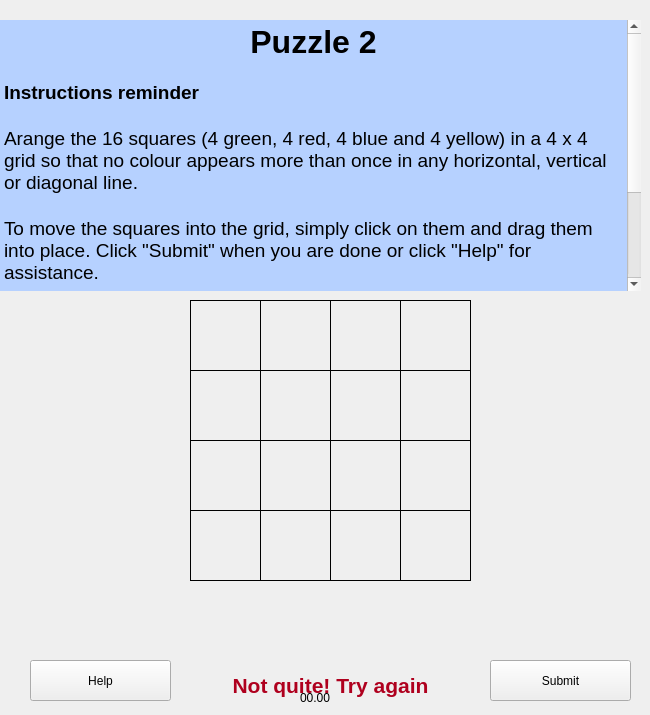
    <widget class="QWidget" name="squaresPage">
     <widget class="QWidget" name="gridContainer" native="true">
      <property name="geometry">
       <rect>
        <x>190</x>
        <y>300</y>
        <width>291</width>
        <height>281</height>
       </rect>
      </property>
      <widget class="QLabel" name="rtg1">
       <property name="geometry">
        <rect>
         <x>0</x>
         <y>0</y>
         <width>71</width>
         <height>71</height>
        </rect>
       </property>
       <property name="frameShape">
        <enum>QFrame::Box</enum>
       </property>
       <property name="text">
        <string/>
       </property>
      </widget>
      <widget class="QLabel" name="gtg1">
       <property name="geometry">
        <rect>
         <x>70</x>
         <y>0</y>
         <width>71</width>
         <height>71</height>
        </rect>
       </property>
       <property name="frameShape">
        <enum>QFrame::Box</enum>
       </property>
       <property name="text">
        <string/>
       </property>
      </widget>
      <widget class="QLabel" name="ytg1">
       <property name="geometry">
        <rect>
         <x>210</x>
         <y>0</y>
         <width>71</width>
         <height>71</height>
        </rect>
       </property>
       <property name="frameShape">
        <enum>QFrame::Box</enum>
       </property>
       <property name="text">
        <string/>
       </property>
      </widget>
      <widget class="QLabel" name="btg1">
       <property name="geometry">
        <rect>
         <x>140</x>
         <y>0</y>
         <width>71</width>
         <height>71</height>
        </rect>
       </property>
       <property name="frameShape">
        <enum>QFrame::Box</enum>
       </property>
       <property name="text">
        <string/>
       </property>
      </widget>
      <widget class="QLabel" name="gtg4">
       <property name="geometry">
        <rect>
         <x>210</x>
         <y>210</y>
         <width>71</width>
         <height>71</height>
        </rect>
       </property>
       <property name="acceptDrops">
        <bool>true</bool>
       </property>
       <property name="frameShape">
        <enum>QFrame::Box</enum>
       </property>
       <property name="text">
        <string/>
       </property>
      </widget>
      <widget class="QLabel" name="ptg3">
       <property name="geometry">
        <rect>
         <x>210</x>
         <y>140</y>
         <width>71</width>
         <height>71</height>
        </rect>
       </property>
       <property name="acceptDrops">
        <bool>true</bool>
       </property>
       <property name="frameShape">
        <enum>QFrame::Box</enum>
       </property>
       <property name="text">
        <string/>
       </property>
      </widget>
      <widget class="QLabel" name="gtg2">
       <property name="geometry">
        <rect>
         <x>210</x>
         <y>70</y>
         <width>71</width>
         <height>71</height>
        </rect>
       </property>
       <property name="frameShape">
        <enum>QFrame::Box</enum>
       </property>
       <property name="text">
        <string/>
       </property>
      </widget>
      <widget class="QLabel" name="ptg2">
       <property name="geometry">
        <rect>
         <x>0</x>
         <y>210</y>
         <width>71</width>
         <height>71</height>
        </rect>
       </property>
       <property name="acceptDrops">
        <bool>true</bool>
       </property>
       <property name="frameShape">
        <enum>QFrame::Box</enum>
       </property>
       <property name="text">
        <string/>
       </property>
      </widget>
      <widget class="QLabel" name="rtg3">
       <property name="geometry">
        <rect>
         <x>70</x>
         <y>210</y>
         <width>71</width>
         <height>71</height>
        </rect>
       </property>
       <property name="acceptDrops">
        <bool>true</bool>
       </property>
       <property name="frameShape">
        <enum>QFrame::Box</enum>
       </property>
       <property name="text">
        <string/>
       </property>
      </widget>
      <widget class="QLabel" name="btg3">
       <property name="geometry">
        <rect>
         <x>140</x>
         <y>210</y>
         <width>71</width>
         <height>71</height>
        </rect>
       </property>
       <property name="acceptDrops">
        <bool>true</bool>
       </property>
       <property name="frameShape">
        <enum>QFrame::Box</enum>
       </property>
       <property name="text">
        <string/>
       </property>
      </widget>
      <widget class="QLabel" name="ytg3">
       <property name="geometry">
        <rect>
         <x>140</x>
         <y>140</y>
         <width>71</width>
         <height>71</height>
        </rect>
       </property>
       <property name="acceptDrops">
        <bool>true</bool>
       </property>
       <property name="frameShape">
        <enum>QFrame::Box</enum>
       </property>
       <property name="text">
        <string/>
       </property>
      </widget>
      <widget class="QLabel" name="rtg2">
       <property name="geometry">
        <rect>
         <x>140</x>
         <y>70</y>
         <width>71</width>
         <height>71</height>
        </rect>
       </property>
       <property name="acceptDrops">
        <bool>true</bool>
       </property>
       <property name="frameShape">
        <enum>QFrame::Box</enum>
       </property>
       <property name="text">
        <string/>
       </property>
      </widget>
      <widget class="QLabel" name="ptg1">
       <property name="geometry">
        <rect>
         <x>70</x>
         <y>70</y>
         <width>71</width>
         <height>71</height>
        </rect>
       </property>
       <property name="acceptDrops">
        <bool>true</bool>
       </property>
       <property name="frameShape">
        <enum>QFrame::Box</enum>
       </property>
       <property name="text">
        <string/>
       </property>
      </widget>
      <widget class="QLabel" name="ytg2">
       <property name="geometry">
        <rect>
         <x>0</x>
         <y>70</y>
         <width>71</width>
         <height>71</height>
        </rect>
       </property>
       <property name="acceptDrops">
        <bool>true</bool>
       </property>
       <property name="frameShape">
        <enum>QFrame::Box</enum>
       </property>
       <property name="text">
        <string/>
       </property>
      </widget>
      <widget class="QLabel" name="gtg3">
       <property name="geometry">
        <rect>
         <x>70</x>
         <y>140</y>
         <width>71</width>
         <height>71</height>
        </rect>
       </property>
       <property name="acceptDrops">
        <bool>true</bool>
       </property>
       <property name="frameShape">
        <enum>QFrame::Box</enum>
       </property>
       <property name="text">
        <string/>
       </property>
      </widget>
      <widget class="QLabel" name="btg2">
       <property name="geometry">
        <rect>
         <x>0</x>
         <y>140</y>
         <width>71</width>
         <height>71</height>
        </rect>
       </property>
       <property name="acceptDrops">
        <bool>true</bool>
       </property>
       <property name="frameShape">
        <enum>QFrame::Box</enum>
       </property>
       <property name="text">
        <string/>
       </property>
      </widget>
     </widget>
     <widget class="QPushButton" name="helpButt">
      <property name="geometry">
       <rect>
        <x>30</x>
        <y>660</y>
        <width>141</width>
        <height>41</height>
       </rect>
      </property>
      <property name="text">
       <string>Help</string>
      </property>
     </widget>
     <widget class="QPushButton" name="submitButt">
      <property name="geometry">
       <rect>
        <x>490</x>
        <y>660</y>
        <width>141</width>
        <height>41</height>
       </rect>
      </property>
      <property name="text">
       <string>Submit</string>
      </property>
     </widget>
     <widget class="QTextEdit" name="debriefBlurb_5">
      <property name="geometry">
       <rect>
        <x>0</x>
        <y>20</y>
        <width>641</width>
        <height>271</height>
       </rect>
      </property>
      <property name="palette">
       <palette>
        <active>
         <colorrole role="Base">
          <brush brushstyle="SolidPattern">
           <color alpha="255">
            <red>182</red>
            <green>209</green>
            <blue>255</blue>
           </color>
          </brush>
         </colorrole>
        </active>
        <inactive>
         <colorrole role="Base">
          <brush brushstyle="SolidPattern">
           <color alpha="255">
            <red>182</red>
            <green>209</green>
            <blue>255</blue>
           </color>
          </brush>
         </colorrole>
        </inactive>
        <disabled>
         <colorrole role="Base">
          <brush brushstyle="SolidPattern">
           <color alpha="255">
            <red>195</red>
            <green>195</green>
            <blue>195</blue>
           </color>
          </brush>
         </colorrole>
        </disabled>
       </palette>
      </property>
      <property name="frameShape">
       <enum>QFrame::NoFrame</enum>
      </property>
      <property name="html">
       <string>&lt;!DOCTYPE HTML PUBLIC &quot;-//W3C//DTD HTML 4.0//EN&quot; &quot;http://www.w3.org/TR/REC-html40/strict.dtd&quot;&gt;
&lt;html&gt;&lt;head&gt;&lt;meta name=&quot;qrichtext&quot; content=&quot;1&quot; /&gt;&lt;style type=&quot;text/css&quot;&gt;
p, li { white-space: pre-wrap; }
&lt;/style&gt;&lt;/head&gt;&lt;body style=&quot; font-family:'.SF NS Text'; font-size:13pt; font-weight:400; font-style:normal;&quot;&gt;
&lt;p align=&quot;center&quot; style=&quot; margin-top:0px; margin-bottom:0px; margin-left:0px; margin-right:0px; -qt-block-indent:0; text-indent:0px;&quot;&gt;&lt;span style=&quot; font-size:24pt; font-weight:600;&quot;&gt;Puzzle 2&lt;/span&gt;&lt;/p&gt;
&lt;p style=&quot;-qt-paragraph-type:empty; margin-top:0px; margin-bottom:0px; margin-left:0px; margin-right:0px; -qt-block-indent:0; text-indent:0px;&quot;&gt;&lt;br /&gt;&lt;/p&gt;
&lt;p style=&quot; margin-top:0px; margin-bottom:0px; margin-left:0px; margin-right:0px; -qt-block-indent:0; text-indent:0px;&quot;&gt;&lt;span style=&quot; font-size:14pt; font-weight:600; color:#000000;&quot;&gt;Instructions reminder&lt;/span&gt;&lt;/p&gt;
&lt;p style=&quot;-qt-paragraph-type:empty; margin-top:0px; margin-bottom:0px; margin-left:0px; margin-right:0px; -qt-block-indent:0; text-indent:0px; font-size:14pt; color:#000000;&quot;&gt;&lt;br /&gt;&lt;/p&gt;
&lt;p style=&quot; margin-top:0px; margin-bottom:0px; margin-left:0px; margin-right:0px; -qt-block-indent:0; text-indent:0px;&quot;&gt;&lt;span style=&quot; font-family:'Helvetica Neue'; font-size:14pt; color:#000000;&quot;&gt;Arange the 16 squares (4 green, 4 red, 4 blue and 4 yellow) in a 4 x 4 grid so that no colour appears more than once in any horizontal, vertical or diagonal line.&lt;/span&gt;&lt;/p&gt;
&lt;p style=&quot;-qt-paragraph-type:empty; margin-top:0px; margin-bottom:0px; margin-left:0px; margin-right:0px; -qt-block-indent:0; text-indent:0px; font-family:'Helvetica Neue'; font-size:14pt; color:#000000;&quot;&gt;&lt;br /&gt;&lt;/p&gt;
&lt;p style=&quot; margin-top:0px; margin-bottom:0px; margin-left:0px; margin-right:0px; -qt-block-indent:0; text-indent:0px;&quot;&gt;&lt;span style=&quot; font-family:'Helvetica Neue'; font-size:14pt; color:#000000;&quot;&gt;To move the squares into the grid, simply click on them and drag them into place. Click &amp;quot;Submit&amp;quot; when you are done or click &amp;quot;Help&amp;quot; for assistance.&lt;/span&gt;&lt;/p&gt;
&lt;p style=&quot;-qt-paragraph-type:empty; margin-top:0px; margin-bottom:0px; margin-left:0px; margin-right:0px; -qt-block-indent:0; text-indent:0px; font-family:'Helvetica Neue'; font-size:14pt; color:#000000;&quot;&gt;&lt;br /&gt;&lt;/p&gt;
&lt;p style=&quot; margin-top:0px; margin-bottom:0px; margin-left:0px; margin-right:0px; -qt-block-indent:0; text-indent:0px;&quot;&gt;&lt;span style=&quot; font-family:'Helvetica Neue'; font-size:14pt; font-weight:600; color:#000000;&quot;&gt;Assistance reminder&lt;/span&gt;&lt;/p&gt;
&lt;p style=&quot; margin-top:12px; margin-bottom:12px; margin-left:0px; margin-right:0px; -qt-block-indent:0; text-indent:0px;&quot;&gt;&lt;span style=&quot; font-family:'Helvetica Neue'; font-size:14pt; color:#000000;&quot;&gt;As this experiment is being done in real-time, the researcher is on-line to offer help if you need it. If you would like some assistance, please click the &amp;quot;Help&amp;quot; button on the following page and the researcher will respond immediately with a tip.&lt;/span&gt;&lt;/p&gt;&lt;/body&gt;&lt;/html&gt;</string>
      </property>
     </widget>
     <widget class="QLabel" name="timeDisp">
      <property name="geometry">
       <rect>
        <x>300</x>
        <y>690</y>
        <width>60</width>
        <height>16</height>
       </rect>
      </property>
      <property name="text">
       <string>00.00</string>
      </property>
     </widget>
     <widget class="QLabel" name="moneyCoins">
      <property name="geometry">
       <rect>
        <x>250</x>
        <y>550</y>
        <width>151</width>
        <height>141</height>
       </rect>
      </property>
      <property name="text">
       <string/>
      </property>
      <property name="pixmap">
       <pixmap>moneyCoins.png</pixmap>
      </property>
      <property name="scaledContents">
       <bool>true</bool>
      </property>
      <property name="alignment">
       <set>Qt::AlignCenter</set>
      </property>
     </widget>
     <widget class="QLabel" name="errorMessagePuz">
      <property name="geometry">
       <rect>
        <x>180</x>
        <y>670</y>
        <width>301</width>
        <height>31</height>
       </rect>
      </property>
      <property name="palette">
       <palette>
        <active>
         <colorrole role="WindowText">
          <brush brushstyle="SolidPattern">
           <color alpha="255">
            <red>175</red>
            <green>0</green>
            <blue>30</blue>
           </color>
          </brush>
         </colorrole>
        </active>
        <inactive>
         <colorrole role="WindowText">
          <brush brushstyle="SolidPattern">
           <color alpha="255">
            <red>175</red>
            <green>0</green>
            <blue>30</blue>
           </color>
          </brush>
         </colorrole>
        </inactive>
        <disabled>
         <colorrole role="WindowText">
          <brush brushstyle="SolidPattern">
           <color alpha="255">
            <red>127</red>
            <green>127</green>
            <blue>127</blue>
           </color>
          </brush>
         </colorrole>
        </disabled>
       </palette>
      </property>
      <property name="font">
       <font>
        <pointsize>16</pointsize>
        <weight>75</weight>
        <bold>true</bold>
       </font>
      </property>
      <property name="text">
       <string>Not quite! Try again</string>
      </property>
      <property name="alignment">
       <set>Qt::AlignCenter</set>
      </property>
     </widget>
    </widget>
